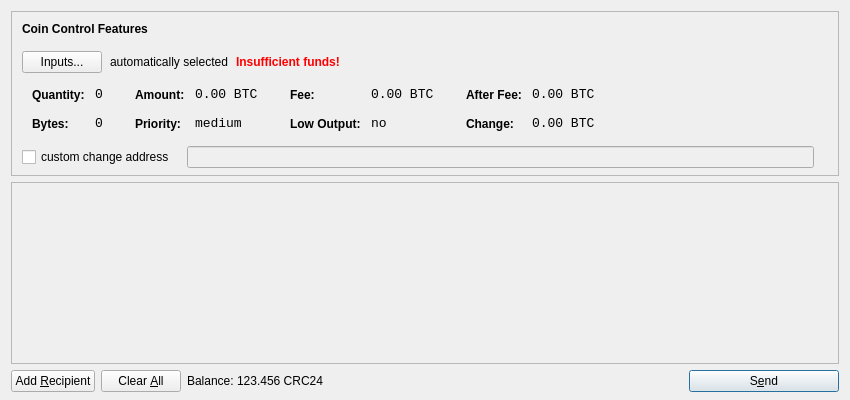
<?xml version="1.0" encoding="UTF-8"?>
<ui version="4.0">
 <class>SendCoinsDialog</class>
 <widget class="QDialog" name="SendCoinsDialog">
  <property name="geometry">
   <rect>
    <x>0</x>
    <y>0</y>
    <width>850</width>
    <height>400</height>
   </rect>
  </property>
  <property name="windowTitle">
   <string>Send Coins</string>
  </property>
  <layout class="QVBoxLayout" name="verticalLayout" stretch="0,1,0">
   <property name="bottomMargin">
    <number>8</number>
   </property>
   <item>
    <widget class="QFrame" name="frameCoinControl">
     <property name="sizePolicy">
      <sizepolicy hsizetype="Expanding" vsizetype="Expanding">
       <horstretch>0</horstretch>
       <verstretch>0</verstretch>
      </sizepolicy>
     </property>
     <property name="maximumSize">
      <size>
       <width>16777215</width>
       <height>16777215</height>
      </size>
     </property>
     <property name="frameShape">
      <enum>QFrame::StyledPanel</enum>
     </property>
     <property name="frameShadow">
      <enum>QFrame::Sunken</enum>
     </property>
     <layout class="QVBoxLayout" name="verticalLayoutCoinControl2">
      <property name="spacing">
       <number>-1</number>
      </property>
      <property name="leftMargin">
       <number>0</number>
      </property>
      <property name="topMargin">
       <number>0</number>
      </property>
      <property name="rightMargin">
       <number>0</number>
      </property>
      <property name="bottomMargin">
       <number>6</number>
      </property>
      <item>
       <layout class="QVBoxLayout" name="verticalLayoutCoinControl" stretch="0,0,0,0,1">
        <property name="spacing">
         <number>0</number>
        </property>
        <property name="leftMargin">
         <number>10</number>
        </property>
        <property name="topMargin">
         <number>10</number>
        </property>
        <item>
         <layout class="QHBoxLayout" name="horizontalLayoutCoinControl1">
          <property name="bottomMargin">
           <number>15</number>
          </property>
          <item>
           <widget class="QLabel" name="labelCoinControlFeatures">
            <property name="sizePolicy">
             <sizepolicy hsizetype="Preferred" vsizetype="Maximum">
              <horstretch>0</horstretch>
              <verstretch>0</verstretch>
             </sizepolicy>
            </property>
            <property name="font">
             <font>
              <weight>75</weight>
              <bold>true</bold>
             </font>
            </property>
            <property name="styleSheet">
             <string notr="true">font-weight:bold;</string>
            </property>
            <property name="text">
             <string>Coin Control Features</string>
            </property>
           </widget>
          </item>
         </layout>
        </item>
        <item>
         <layout class="QHBoxLayout" name="horizontalLayoutCoinControl2" stretch="0,0,0,0">
          <property name="spacing">
           <number>8</number>
          </property>
          <property name="bottomMargin">
           <number>10</number>
          </property>
          <item>
           <widget class="QPushButton" name="pushButtonCoinControl">
            <property name="styleSheet">
             <string notr="true"/>
            </property>
            <property name="text">
             <string>Inputs...</string>
            </property>
           </widget>
          </item>
          <item>
           <widget class="QLabel" name="labelCoinControlAutomaticallySelected">
            <property name="text">
             <string>automatically selected</string>
            </property>
            <property name="margin">
             <number>5</number>
            </property>
           </widget>
          </item>
          <item>
           <widget class="QLabel" name="labelCoinControlInsuffFunds">
            <property name="font">
             <font>
              <weight>75</weight>
              <bold>true</bold>
             </font>
            </property>
            <property name="styleSheet">
             <string notr="true">color:red;font-weight:bold;</string>
            </property>
            <property name="text">
             <string>Insufficient funds!</string>
            </property>
            <property name="margin">
             <number>5</number>
            </property>
           </widget>
          </item>
          <item>
           <spacer name="horizontalSpacerCoinControl">
            <property name="orientation">
             <enum>Qt::Horizontal</enum>
            </property>
            <property name="sizeHint" stdset="0">
             <size>
              <width>40</width>
              <height>1</height>
             </size>
            </property>
           </spacer>
          </item>
         </layout>
        </item>
        <item>
         <widget class="QWidget" name="widgetCoinControl" native="true">
          <property name="sizePolicy">
           <sizepolicy hsizetype="Preferred" vsizetype="Preferred">
            <horstretch>0</horstretch>
            <verstretch>0</verstretch>
           </sizepolicy>
          </property>
          <property name="minimumSize">
           <size>
            <width>0</width>
            <height>0</height>
           </size>
          </property>
          <property name="styleSheet">
           <string notr="true"/>
          </property>
          <layout class="QHBoxLayout" name="horizontalLayoutCoinControl5">
           <property name="margin">
            <number>0</number>
           </property>
           <item>
            <layout class="QHBoxLayout" name="horizontalLayoutCoinControl3" stretch="0,0,0,1">
             <property name="spacing">
              <number>20</number>
             </property>
             <property name="topMargin">
              <number>0</number>
             </property>
             <property name="bottomMargin">
              <number>10</number>
             </property>
             <item>
              <layout class="QFormLayout" name="formLayoutCoinControl1">
               <property name="horizontalSpacing">
                <number>10</number>
               </property>
               <property name="verticalSpacing">
                <number>14</number>
               </property>
               <property name="leftMargin">
                <number>10</number>
               </property>
               <property name="topMargin">
                <number>4</number>
               </property>
               <property name="rightMargin">
                <number>6</number>
               </property>
               <item row="0" column="0">
                <widget class="QLabel" name="labelCoinControlQuantityText">
                 <property name="styleSheet">
                  <string notr="true">font-weight:bold;</string>
                 </property>
                 <property name="text">
                  <string>Quantity:</string>
                 </property>
                 <property name="margin">
                  <number>0</number>
                 </property>
                </widget>
               </item>
               <item row="0" column="1">
                <widget class="QLabel" name="labelCoinControlQuantity">
                 <property name="font">
                  <font>
                   <family>Monospace</family>
                   <pointsize>10</pointsize>
                  </font>
                 </property>
                 <property name="cursor">
                  <cursorShape>IBeamCursor</cursorShape>
                 </property>
                 <property name="contextMenuPolicy">
                  <enum>Qt::ActionsContextMenu</enum>
                 </property>
                 <property name="text">
                  <string notr="true">0</string>
                 </property>
                 <property name="margin">
                  <number>0</number>
                 </property>
                 <property name="textInteractionFlags">
                  <set>Qt::LinksAccessibleByMouse|Qt::TextSelectableByKeyboard|Qt::TextSelectableByMouse</set>
                 </property>
                </widget>
               </item>
               <item row="1" column="0">
                <widget class="QLabel" name="labelCoinControlBytesText">
                 <property name="styleSheet">
                  <string notr="true">font-weight:bold;</string>
                 </property>
                 <property name="text">
                  <string>Bytes:</string>
                 </property>
                </widget>
               </item>
               <item row="1" column="1">
                <widget class="QLabel" name="labelCoinControlBytes">
                 <property name="font">
                  <font>
                   <family>Monospace</family>
                   <pointsize>10</pointsize>
                  </font>
                 </property>
                 <property name="cursor">
                  <cursorShape>IBeamCursor</cursorShape>
                 </property>
                 <property name="contextMenuPolicy">
                  <enum>Qt::ActionsContextMenu</enum>
                 </property>
                 <property name="text">
                  <string notr="true">0</string>
                 </property>
                 <property name="textInteractionFlags">
                  <set>Qt::LinksAccessibleByMouse|Qt::TextSelectableByKeyboard|Qt::TextSelectableByMouse</set>
                 </property>
                </widget>
               </item>
              </layout>
             </item>
             <item>
              <layout class="QFormLayout" name="formLayoutCoinControl2">
               <property name="horizontalSpacing">
                <number>10</number>
               </property>
               <property name="verticalSpacing">
                <number>14</number>
               </property>
               <property name="leftMargin">
                <number>6</number>
               </property>
               <property name="topMargin">
                <number>4</number>
               </property>
               <property name="rightMargin">
                <number>6</number>
               </property>
               <item row="0" column="0">
                <widget class="QLabel" name="labelCoinControlAmountText">
                 <property name="styleSheet">
                  <string notr="true">font-weight:bold;</string>
                 </property>
                 <property name="text">
                  <string>Amount:</string>
                 </property>
                 <property name="margin">
                  <number>0</number>
                 </property>
                </widget>
               </item>
               <item row="0" column="1">
                <widget class="QLabel" name="labelCoinControlAmount">
                 <property name="font">
                  <font>
                   <family>Monospace</family>
                   <pointsize>10</pointsize>
                  </font>
                 </property>
                 <property name="cursor">
                  <cursorShape>IBeamCursor</cursorShape>
                 </property>
                 <property name="contextMenuPolicy">
                  <enum>Qt::ActionsContextMenu</enum>
                 </property>
                 <property name="text">
                  <string notr="true">0.00 BTC</string>
                 </property>
                 <property name="textInteractionFlags">
                  <set>Qt::LinksAccessibleByMouse|Qt::TextSelectableByKeyboard|Qt::TextSelectableByMouse</set>
                 </property>
                </widget>
               </item>
               <item row="1" column="0">
                <widget class="QLabel" name="labelCoinControlPriorityText">
                 <property name="styleSheet">
                  <string notr="true">font-weight:bold;</string>
                 </property>
                 <property name="text">
                  <string>Priority:</string>
                 </property>
                </widget>
               </item>
               <item row="1" column="1">
                <widget class="QLabel" name="labelCoinControlPriority">
                 <property name="font">
                  <font>
                   <family>Monospace</family>
                   <pointsize>10</pointsize>
                  </font>
                 </property>
                 <property name="cursor">
                  <cursorShape>IBeamCursor</cursorShape>
                 </property>
                 <property name="contextMenuPolicy">
                  <enum>Qt::ActionsContextMenu</enum>
                 </property>
                 <property name="text">
                  <string>medium</string>
                 </property>
                 <property name="textInteractionFlags">
                  <set>Qt::LinksAccessibleByMouse|Qt::TextSelectableByKeyboard|Qt::TextSelectableByMouse</set>
                 </property>
                </widget>
               </item>
              </layout>
             </item>
             <item>
              <layout class="QFormLayout" name="formLayoutCoinControl3">
               <property name="horizontalSpacing">
                <number>10</number>
               </property>
               <property name="verticalSpacing">
                <number>14</number>
               </property>
               <property name="leftMargin">
                <number>6</number>
               </property>
               <property name="topMargin">
                <number>4</number>
               </property>
               <property name="rightMargin">
                <number>6</number>
               </property>
               <item row="0" column="0">
                <widget class="QLabel" name="labelCoinControlFeeText">
                 <property name="styleSheet">
                  <string notr="true">font-weight:bold;</string>
                 </property>
                 <property name="text">
                  <string>Fee:</string>
                 </property>
                 <property name="margin">
                  <number>0</number>
                 </property>
                </widget>
               </item>
               <item row="0" column="1">
                <widget class="QLabel" name="labelCoinControlFee">
                 <property name="font">
                  <font>
                   <family>Monospace</family>
                   <pointsize>10</pointsize>
                  </font>
                 </property>
                 <property name="cursor">
                  <cursorShape>IBeamCursor</cursorShape>
                 </property>
                 <property name="contextMenuPolicy">
                  <enum>Qt::ActionsContextMenu</enum>
                 </property>
                 <property name="text">
                  <string notr="true">0.00 BTC</string>
                 </property>
                 <property name="textInteractionFlags">
                  <set>Qt::LinksAccessibleByMouse|Qt::TextSelectableByKeyboard|Qt::TextSelectableByMouse</set>
                 </property>
                </widget>
               </item>
               <item row="1" column="0">
                <widget class="QLabel" name="labelCoinControlLowOutputText">
                 <property name="styleSheet">
                  <string notr="true">font-weight:bold;</string>
                 </property>
                 <property name="text">
                  <string>Low Output:</string>
                 </property>
                </widget>
               </item>
               <item row="1" column="1">
                <widget class="QLabel" name="labelCoinControlLowOutput">
                 <property name="font">
                  <font>
                   <family>Monospace</family>
                   <pointsize>10</pointsize>
                  </font>
                 </property>
                 <property name="cursor">
                  <cursorShape>IBeamCursor</cursorShape>
                 </property>
                 <property name="contextMenuPolicy">
                  <enum>Qt::ActionsContextMenu</enum>
                 </property>
                 <property name="text">
                  <string>no</string>
                 </property>
                 <property name="textInteractionFlags">
                  <set>Qt::LinksAccessibleByMouse|Qt::TextSelectableByKeyboard|Qt::TextSelectableByMouse</set>
                 </property>
                </widget>
               </item>
              </layout>
             </item>
             <item>
              <layout class="QFormLayout" name="formLayoutCoinControl4">
               <property name="horizontalSpacing">
                <number>10</number>
               </property>
               <property name="verticalSpacing">
                <number>14</number>
               </property>
               <property name="leftMargin">
                <number>6</number>
               </property>
               <property name="topMargin">
                <number>4</number>
               </property>
               <property name="rightMargin">
                <number>6</number>
               </property>
               <item row="0" column="0">
                <widget class="QLabel" name="labelCoinControlAfterFeeText">
                 <property name="styleSheet">
                  <string notr="true">font-weight:bold;</string>
                 </property>
                 <property name="text">
                  <string>After Fee:</string>
                 </property>
                 <property name="margin">
                  <number>0</number>
                 </property>
                </widget>
               </item>
               <item row="0" column="1">
                <widget class="QLabel" name="labelCoinControlAfterFee">
                 <property name="font">
                  <font>
                   <family>Monospace</family>
                   <pointsize>10</pointsize>
                  </font>
                 </property>
                 <property name="cursor">
                  <cursorShape>IBeamCursor</cursorShape>
                 </property>
                 <property name="contextMenuPolicy">
                  <enum>Qt::ActionsContextMenu</enum>
                 </property>
                 <property name="text">
                  <string notr="true">0.00 BTC</string>
                 </property>
                 <property name="textInteractionFlags">
                  <set>Qt::LinksAccessibleByMouse|Qt::TextSelectableByKeyboard|Qt::TextSelectableByMouse</set>
                 </property>
                </widget>
               </item>
               <item row="1" column="0">
                <widget class="QLabel" name="labelCoinControlChangeText">
                 <property name="styleSheet">
                  <string notr="true">font-weight:bold;</string>
                 </property>
                 <property name="text">
                  <string>Change:</string>
                 </property>
                </widget>
               </item>
               <item row="1" column="1">
                <widget class="QLabel" name="labelCoinControlChange">
                 <property name="font">
                  <font>
                   <family>Monospace</family>
                   <pointsize>10</pointsize>
                  </font>
                 </property>
                 <property name="cursor">
                  <cursorShape>IBeamCursor</cursorShape>
                 </property>
                 <property name="contextMenuPolicy">
                  <enum>Qt::ActionsContextMenu</enum>
                 </property>
                 <property name="text">
                  <string notr="true">0.00 BTC</string>
                 </property>
                 <property name="textInteractionFlags">
                  <set>Qt::LinksAccessibleByMouse|Qt::TextSelectableByKeyboard|Qt::TextSelectableByMouse</set>
                 </property>
                </widget>
               </item>
              </layout>
             </item>
            </layout>
           </item>
          </layout>
         </widget>
        </item>
        <item>
         <layout class="QHBoxLayout" name="horizontalLayoutCoinControl4" stretch="0,0,0">
          <property name="spacing">
           <number>12</number>
          </property>
          <property name="sizeConstraint">
           <enum>QLayout::SetDefaultConstraint</enum>
          </property>
          <property name="topMargin">
           <number>5</number>
          </property>
          <property name="rightMargin">
           <number>5</number>
          </property>
          <item>
           <widget class="QCheckBox" name="checkBoxCoinControlChange">
            <property name="text">
             <string>custom change address</string>
            </property>
           </widget>
          </item>
          <item>
           <widget class="QLineEdit" name="lineEditCoinControlChange">
            <property name="enabled">
             <bool>false</bool>
            </property>
            <property name="sizePolicy">
             <sizepolicy hsizetype="Expanding" vsizetype="Fixed">
              <horstretch>0</horstretch>
              <verstretch>0</verstretch>
             </sizepolicy>
            </property>
           </widget>
          </item>
          <item>
           <widget class="QLabel" name="labelCoinControlChangeLabel">
            <property name="sizePolicy">
             <sizepolicy hsizetype="Preferred" vsizetype="Expanding">
              <horstretch>0</horstretch>
              <verstretch>0</verstretch>
             </sizepolicy>
            </property>
            <property name="minimumSize">
             <size>
              <width>0</width>
              <height>0</height>
             </size>
            </property>
            <property name="text">
             <string/>
            </property>
            <property name="margin">
             <number>3</number>
            </property>
           </widget>
          </item>
         </layout>
        </item>
        <item>
         <spacer name="verticalSpacerCoinControl">
          <property name="orientation">
           <enum>Qt::Vertical</enum>
          </property>
          <property name="sizeHint" stdset="0">
           <size>
            <width>800</width>
            <height>1</height>
           </size>
          </property>
         </spacer>
        </item>
       </layout>
      </item>
     </layout>
    </widget>
   </item>
   <item>
    <widget class="QScrollArea" name="scrollArea">
     <property name="widgetResizable">
      <bool>true</bool>
     </property>
     <widget class="QWidget" name="scrollAreaWidgetContents">
      <property name="geometry">
       <rect>
        <x>0</x>
        <y>0</y>
        <width>830</width>
        <height>165</height>
       </rect>
      </property>
      <layout class="QVBoxLayout" name="verticalLayout_2">
       <property name="margin">
        <number>0</number>
       </property>
       <item>
        <layout class="QVBoxLayout" name="entries">
         <property name="spacing">
          <number>6</number>
         </property>
        </layout>
       </item>
       <item>
        <spacer name="verticalSpacer">
         <property name="orientation">
          <enum>Qt::Vertical</enum>
         </property>
         <property name="sizeHint" stdset="0">
          <size>
           <width>20</width>
           <height>40</height>
          </size>
         </property>
        </spacer>
       </item>
      </layout>
     </widget>
    </widget>
   </item>
   <item>
    <layout class="QHBoxLayout" name="horizontalLayout">
     <item>
      <widget class="QPushButton" name="addButton">
       <property name="toolTip">
        <string>Send to multiple recipients at once</string>
       </property>
       <property name="text">
        <string>Add &amp;Recipient</string>
       </property>
       <property name="icon">
        <iconset resource="../bitcoin.qrc">
         <normaloff>:/icons/add</normaloff>:/icons/add</iconset>
       </property>
       <property name="autoDefault">
        <bool>false</bool>
       </property>
      </widget>
     </item>
     <item>
      <widget class="QPushButton" name="clearButton">
       <property name="sizePolicy">
        <sizepolicy hsizetype="Minimum" vsizetype="Fixed">
         <horstretch>0</horstretch>
         <verstretch>0</verstretch>
        </sizepolicy>
       </property>
       <property name="toolTip">
        <string>Remove all transaction fields</string>
       </property>
       <property name="text">
        <string>Clear &amp;All</string>
       </property>
       <property name="icon">
        <iconset resource="../bitcoin.qrc">
         <normaloff>:/icons/remove</normaloff>:/icons/remove</iconset>
       </property>
       <property name="autoRepeatDelay">
        <number>300</number>
       </property>
       <property name="autoDefault">
        <bool>false</bool>
       </property>
      </widget>
     </item>
     <item>
      <layout class="QHBoxLayout" name="horizontalLayout_2">
       <property name="spacing">
        <number>3</number>
       </property>
       <item>
        <widget class="QLabel" name="label">
         <property name="text">
          <string>Balance:</string>
         </property>
        </widget>
       </item>
       <item>
        <widget class="QLabel" name="labelBalance">
         <property name="cursor">
          <cursorShape>IBeamCursor</cursorShape>
         </property>
         <property name="text">
          <string>123.456 CRC24</string>
         </property>
         <property name="textInteractionFlags">
          <set>Qt::LinksAccessibleByMouse|Qt::TextSelectableByKeyboard|Qt::TextSelectableByMouse</set>
         </property>
        </widget>
       </item>
      </layout>
     </item>
     <item>
      <spacer name="horizontalSpacer">
       <property name="orientation">
        <enum>Qt::Horizontal</enum>
       </property>
       <property name="sizeHint" stdset="0">
        <size>
         <width>40</width>
         <height>20</height>
        </size>
       </property>
      </spacer>
     </item>
     <item>
      <widget class="QPushButton" name="sendButton">
       <property name="minimumSize">
        <size>
         <width>150</width>
         <height>0</height>
        </size>
       </property>
       <property name="toolTip">
        <string>Confirm the send action</string>
       </property>
       <property name="text">
        <string>S&amp;end</string>
       </property>
       <property name="icon">
        <iconset resource="../bitcoin.qrc">
         <normaloff>:/icons/send</normaloff>:/icons/send</iconset>
       </property>
       <property name="default">
        <bool>true</bool>
       </property>
      </widget>
     </item>
    </layout>
   </item>
  </layout>
 </widget>
 <resources>
  <include location="../bitcoin.qrc"/>
 </resources>
 <connections/>
</ui>
